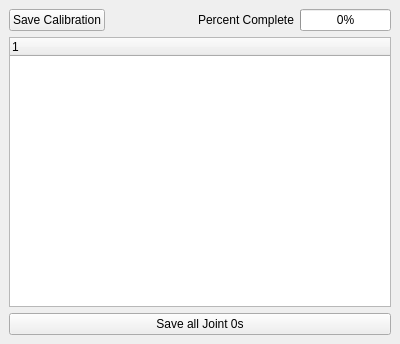
<?xml version="1.0" encoding="UTF-8"?>
<ui version="4.0">
 <class>RobotSteeringDockWidget</class>
 <widget class="QDockWidget" name="RobotSteeringDockWidget">
  <property name="geometry">
   <rect>
    <x>0</x>
    <y>0</y>
    <width>400</width>
    <height>344</height>
   </rect>
  </property>
  <property name="windowTitle">
   <string>Controller Tuner</string>
  </property>
  <widget class="QWidget" name="dockWidgetContents">
   <layout class="QVBoxLayout" name="verticalLayout" stretch="0">
    <item>
     <layout class="QVBoxLayout" name="verticalLayout_2">
      <item>
       <layout class="QHBoxLayout" name="horizontalLayout">
        <item>
         <widget class="QPushButton" name="btn_save">
          <property name="toolTip">
           <string>Save the current calibration (Ctrl+s)</string>
          </property>
          <property name="text">
           <string>Save Calibration</string>
          </property>
          <property name="shortcut">
           <string>Ctrl+S</string>
          </property>
         </widget>
        </item>
        <item>
         <spacer name="horizontalSpacer">
          <property name="orientation">
           <enum>Qt::Horizontal</enum>
          </property>
          <property name="sizeHint" stdset="0">
           <size>
            <width>40</width>
            <height>20</height>
           </size>
          </property>
         </spacer>
        </item>
        <item>
         <widget class="QLabel" name="label">
          <property name="text">
           <string>Percent Complete</string>
          </property>
         </widget>
        </item>
        <item>
         <widget class="QProgressBar" name="progress">
          <property name="value">
           <number>0</number>
          </property>
         </widget>
        </item>
       </layout>
      </item>
      <item>
       <layout class="QHBoxLayout" name="horizontalLayout_3">
        <item>
         <widget class="QTreeWidget" name="tree_calibration">
          <column>
           <property name="text">
            <string notr="true">1</string>
           </property>
          </column>
         </widget>
        </item>
       </layout>
      </item>
      <item>
       <layout class="QHBoxLayout" name="horizontalLayout_2">
        <item>
         <widget class="QPushButton" name="btn_joint_0s">
          <property name="text">
           <string>Save all Joint 0s</string>
          </property>
         </widget>
        </item>
       </layout>
      </item>
     </layout>
    </item>
   </layout>
  </widget>
 </widget>
 <resources/>
 <connections/>
</ui>
